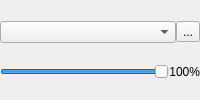
                  <widget class="QWidget" name="pgPlaySFX_9">
                   <layout class="QGridLayout" name="gridLayout_16">
                    <property name="leftMargin">
                     <number>0</number>
                    </property>
                    <property name="topMargin">
                     <number>0</number>
                    </property>
                    <property name="rightMargin">
                     <number>0</number>
                    </property>
                    <property name="bottomMargin">
                     <number>0</number>
                    </property>
                    <property name="spacing">
                     <number>0</number>
                    </property>
                    <item row="0" column="0">
                     <widget class="QComboBox" name="optSFX"/>
                    </item>
                    <item row="0" column="1">
                     <widget class="QToolButton" name="btnPlaySFX">
                      <property name="text">
                       <string>...</string>
                      </property>
                      <property name="icon">
                       <iconset resource="icons.qrc">
                        <normaloff>:/icons/play.png</normaloff>:/icons/play.png</iconset>
                      </property>
                     </widget>
                    </item>
                    <item row="1" column="0" colspan="2">
                     <widget class="QWidget" name="widget_21" native="true">
                      <property name="sizePolicy">
                       <sizepolicy hsizetype="Preferred" vsizetype="Fixed">
                        <horstretch>0</horstretch>
                        <verstretch>0</verstretch>
                       </sizepolicy>
                      </property>
                      <layout class="QHBoxLayout" name="horizontalLayout_4">
                       <property name="spacing">
                        <number>0</number>
                       </property>
                       <property name="leftMargin">
                        <number>0</number>
                       </property>
                       <property name="topMargin">
                        <number>0</number>
                       </property>
                       <property name="rightMargin">
                        <number>0</number>
                       </property>
                       <property name="bottomMargin">
                        <number>0</number>
                       </property>
                       <item>
                        <widget class="QSlider" name="sldAnimationVolume">
                         <property name="maximum">
                          <number>100</number>
                         </property>
                         <property name="value">
                          <number>100</number>
                         </property>
                         <property name="orientation">
                          <enum>Qt::Horizontal</enum>
                         </property>
                        </widget>
                       </item>
                       <item>
                        <widget class="QLabel" name="lblAnimationVolume">
                         <property name="text">
                          <string>100%</string>
                         </property>
                         <property name="alignment">
                          <set>Qt::AlignRight|Qt::AlignTrailing|Qt::AlignVCenter</set>
                         </property>
                        </widget>
                       </item>
                      </layout>
                     </widget>
                    </item>
                   </layout>
                  </widget>
